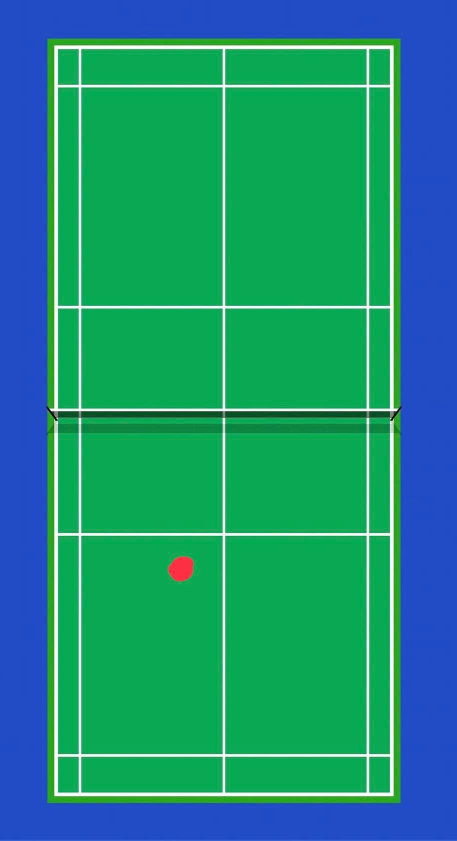
%> input picture BTest.jpg, 913 x 1682 px (shown at 1/2 size)
$ octave TestBlob.m   (GNU Octave 9; MATLAB toolbox functions it lacks are replaced by stand-ins)
%> lines starting %> are read from the running program, lines starting %| are printed output that depends on the picture; in (x1, y1, x2, y2) boxes, pixels count from 0 and x2, y2 are one past the last pixel; in counts of white or black regions, pixels touching at a corner belong together; the program's own positions count from 1
clc
close all
clear all
i = imread ("BTest.jpg");
%> i is the input picture: size 1682x913x3 uint8; mean R, G, B 29.9, 143.2, 122.6
subplot(1,3,1)
imshow(i)

% Convert RGB image to chosen color space
I = rgb2hsv(i);
%> I: size 1682x913x3 double; mean H, S, V 0.47, 0.853, 0.702

% Define thresholds for channel 1 based on histogram settings
channel1Min = 0.951;
channel1Max = 0.034;

% Define thresholds for channel 2 based on histogram settings
channel2Min = 0.090;
channel2Max = 1.000;

% Define thresholds for channel 3 based on histogram settings
channel3Min = 0.586;
channel3Max = 1.000;

% Create mask based on chosen histogram thresholds
sliderBW = ( (I(:,:,1) >= channel1Min) | (I(:,:,1) <= channel1Max) ) & ...
    (I(:,:,2) >= channel2Min ) & (I(:,:,2) <= channel2Max) & ...
    (I(:,:,3) >= channel3Min ) & (I(:,:,3) <= channel3Max);
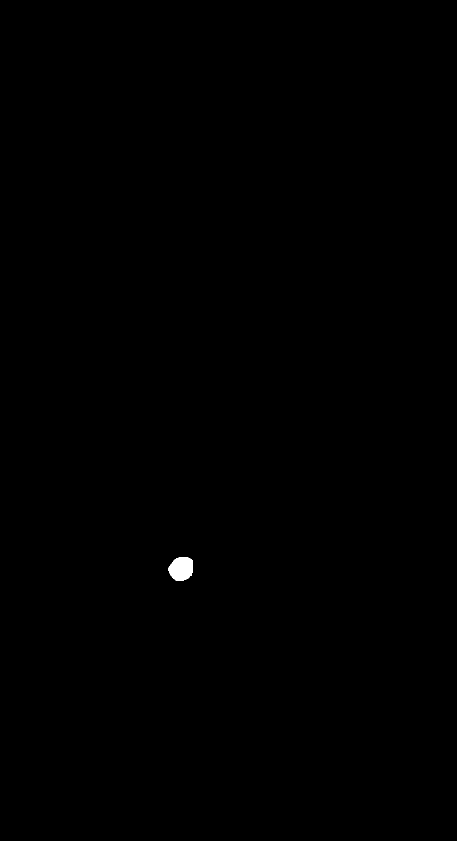
%> sliderBW: size 1682x913 logical (shown at 1/2 size); 0.12% white; 1 white region, box (x1, y1, x2, y2) and area: (337, 1114, 386, 1162) 1858
BW = sliderBW;

 subplot(1,3,2)
 imshow(BW)

diskElem = strel('disk',3 );
Ibwopen = imopen(BW,diskElem);
%> Ibwopen: size 1682x913 logical; 0.12% white; 1 white region, box (x1, y1, x2, y2) and area: (337, 1114, 386, 1162) 1857
subplot(1,3,3)
imshow(Ibwopen)
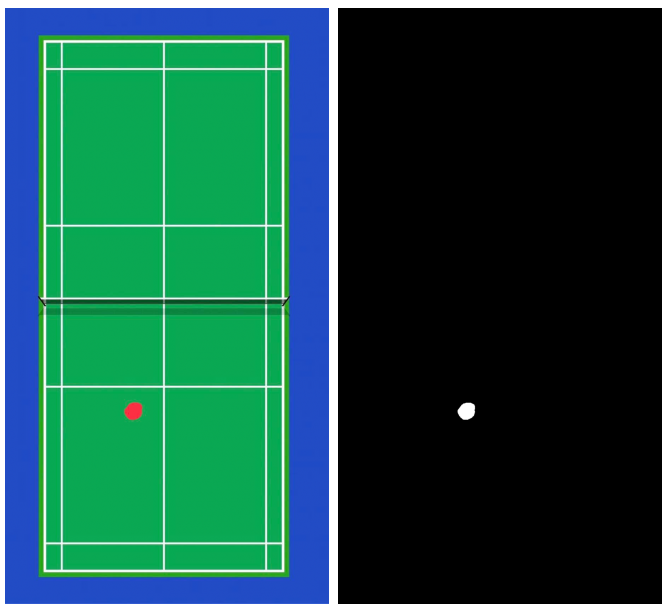
%> figure redrawn from the program's plot data, 3 panels

% hBlobAnalysis = vistion.BlobAnalysis('MinimuBlobArea',200, ...
%     'MaximumBlobArea',5000);

% [objArea,objCentroid,bboxOut] = step(hBlobAnalysis.Ibwopen);
%
%  Ishape = insertShape(i,'rectangle',bboxOut,'Linewidth',4);
%> (the run ends here)
